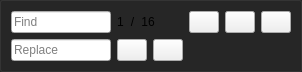
<?xml version="1.0" encoding="UTF-8"?>
<ui version="4.0">
 <class>TESearch</class>
 <widget class="QWidget" name="TESearch">
  <property name="geometry">
   <rect>
    <x>0</x>
    <y>0</y>
    <width>298</width>
    <height>72</height>
   </rect>
  </property>
  <property name="windowTitle">
   <string>Form</string>
  </property>
  <property name="styleSheet">
   <string notr="true">#TESearch {
	background-color: #262626;
    border: 1px solid #343434;
    border-radius: 2px;
}</string>
  </property>
  <layout class="QGridLayout" name="gridLayout">
   <item row="1" column="2">
    <widget class="QPushButton" name="search_replace_current">
     <property name="maximumSize">
      <size>
       <width>30</width>
       <height>16777215</height>
      </size>
     </property>
     <property name="focusPolicy">
      <enum>Qt::FocusPolicy::NoFocus</enum>
     </property>
     <property name="toolTip">
      <string>Replace</string>
     </property>
     <property name="text">
      <string/>
     </property>
     <property name="iconSize">
      <size>
       <width>20</width>
       <height>20</height>
      </size>
     </property>
    </widget>
   </item>
   <item row="1" column="0">
    <widget class="QLineEdit" name="search_replacement">
     <property name="minimumSize">
      <size>
       <width>100</width>
       <height>0</height>
      </size>
     </property>
     <property name="placeholderText">
      <string>Replace</string>
     </property>
    </widget>
   </item>
   <item row="0" column="0">
    <widget class="QLineEdit" name="search_term">
     <property name="minimumSize">
      <size>
       <width>100</width>
       <height>0</height>
      </size>
     </property>
     <property name="placeholderText">
      <string>Find</string>
     </property>
    </widget>
   </item>
   <item row="0" column="6">
    <widget class="QPushButton" name="search_previous">
     <property name="maximumSize">
      <size>
       <width>30</width>
       <height>16777215</height>
      </size>
     </property>
     <property name="focusPolicy">
      <enum>Qt::FocusPolicy::NoFocus</enum>
     </property>
     <property name="text">
      <string/>
     </property>
     <property name="iconSize">
      <size>
       <width>20</width>
       <height>20</height>
      </size>
     </property>
    </widget>
   </item>
   <item row="0" column="2" colspan="2">
    <layout class="QHBoxLayout" name="horizontalLayout">
     <item>
      <widget class="QLabel" name="search_current_label">
       <property name="sizePolicy">
        <sizepolicy hsizetype="Fixed" vsizetype="Preferred">
         <horstretch>0</horstretch>
         <verstretch>0</verstretch>
        </sizepolicy>
       </property>
       <property name="text">
        <string>1</string>
       </property>
       <property name="alignment">
        <set>Qt::AlignmentFlag::AlignCenter</set>
       </property>
      </widget>
     </item>
     <item>
      <widget class="QLabel" name="label_2">
       <property name="sizePolicy">
        <sizepolicy hsizetype="Fixed" vsizetype="Preferred">
         <horstretch>0</horstretch>
         <verstretch>0</verstretch>
        </sizepolicy>
       </property>
       <property name="text">
        <string>/</string>
       </property>
       <property name="alignment">
        <set>Qt::AlignmentFlag::AlignCenter</set>
       </property>
      </widget>
     </item>
     <item>
      <widget class="QLabel" name="search_count">
       <property name="sizePolicy">
        <sizepolicy hsizetype="Fixed" vsizetype="Preferred">
         <horstretch>0</horstretch>
         <verstretch>0</verstretch>
        </sizepolicy>
       </property>
       <property name="text">
        <string>16</string>
       </property>
       <property name="alignment">
        <set>Qt::AlignmentFlag::AlignCenter</set>
       </property>
      </widget>
     </item>
     <item>
      <spacer name="horizontalSpacer">
       <property name="orientation">
        <enum>Qt::Orientation::Horizontal</enum>
       </property>
       <property name="sizeHint" stdset="0">
        <size>
         <width>0</width>
         <height>20</height>
        </size>
       </property>
      </spacer>
     </item>
    </layout>
   </item>
   <item row="0" column="8">
    <widget class="QPushButton" name="search_close">
     <property name="maximumSize">
      <size>
       <width>30</width>
       <height>16777215</height>
      </size>
     </property>
     <property name="focusPolicy">
      <enum>Qt::FocusPolicy::NoFocus</enum>
     </property>
     <property name="text">
      <string/>
     </property>
     <property name="iconSize">
      <size>
       <width>20</width>
       <height>20</height>
      </size>
     </property>
    </widget>
   </item>
   <item row="1" column="3">
    <widget class="QPushButton" name="search_replace_all">
     <property name="maximumSize">
      <size>
       <width>30</width>
       <height>16777215</height>
      </size>
     </property>
     <property name="focusPolicy">
      <enum>Qt::FocusPolicy::NoFocus</enum>
     </property>
     <property name="toolTip">
      <string>Replace All</string>
     </property>
     <property name="text">
      <string/>
     </property>
     <property name="iconSize">
      <size>
       <width>20</width>
       <height>20</height>
      </size>
     </property>
    </widget>
   </item>
   <item row="0" column="7">
    <widget class="QPushButton" name="search_next">
     <property name="maximumSize">
      <size>
       <width>30</width>
       <height>16777215</height>
      </size>
     </property>
     <property name="focusPolicy">
      <enum>Qt::FocusPolicy::NoFocus</enum>
     </property>
     <property name="text">
      <string/>
     </property>
     <property name="iconSize">
      <size>
       <width>20</width>
       <height>20</height>
      </size>
     </property>
    </widget>
   </item>
  </layout>
 </widget>
 <resources/>
 <connections/>
</ui>
